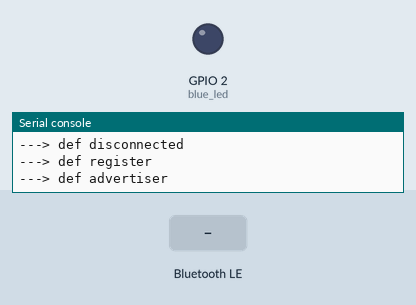
Simulated run of this program. Board: ESP32 board running MicroPython. Parts: output pins drawn as LEDs (lit = HIGH), the last lines printed to the serial console. The inputs (shaded band) are chosen by the test bench. Nothing arrives over Bluetooth unless stated.

Above: at 1.25 s.
1.3 s: "jmb" written over Bluetooth
At 2.1 s:
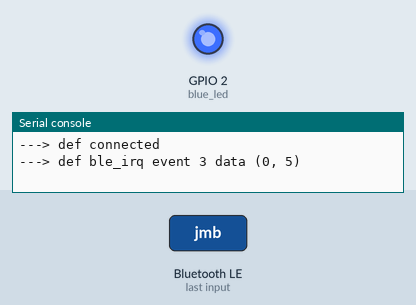
2.8 s: "blue_led" written over Bluetooth
At 3.2 s:
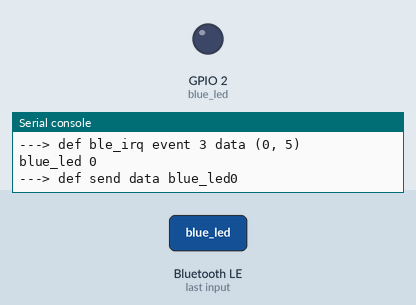
Timing chart, 0 to 5.8 s (numbered marks = the images above; inputs shaded):
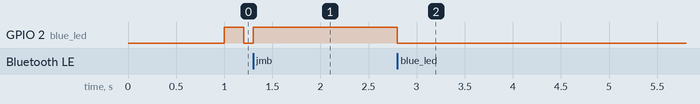

Measured:
- after the input at 2.8 s, GPIO 2 (blue_led): HIGH → LOW at once

The program:

jmb_uart_central.py
```python
from machine import Pin, Timer, SoftI2C
from time import sleep_ms
import ubluetooth
# from esp32 import raw_temperature
# from hdc1080 import HDC1080

class BLE():
    def __init__(self, name):
        print('---> def __init__')
        self.name = name
        self.ble = ubluetooth.BLE()
        self.ble.active(True)

        self.led = Pin(2, Pin.OUT)
        self.timer1 = Timer(0)
        self.timer2 = Timer(1)

        self.disconnected()
        self.ble.irq(self.ble_irq)
        self.register()
        self.advertiser()

    def connected(self):
        print('---> def connected')
        self.timer1.deinit()
        self.timer2.deinit()

    def disconnected(self):
        print('---> def disconnected')
        self.timer1.init(period=1000, mode=Timer.PERIODIC, callback=lambda t: self.led(1))
        sleep_ms(200)
        self.timer2.init(period=1000, mode=Timer.PERIODIC, callback=lambda t: self.led(0))

    def ble_irq(self, event, data):
        print('---> def ble_irq', 'event', event, 'data', data)
        if event == 1:
            '''Central disconnected'''
            self.connected()
            self.led(1)

        elif event == 2:
            '''Central disconnected'''
            self.advertiser()
            self.disconnected()

        elif event == 3:
            '''New message received'''
            buffer = self.ble.gatts_read(self.rx)
            message = buffer.decode('UTF-8').strip()
            if message[:2] == 'jmb':
                data = bytes(message).decode('utf-8').split(' ')
                print(data)
                msg = 'temp:' + data[1] + '°C hum:' + data[2] + '% pres:' + data[3] + 'hPa air:' + data[4] +'%'
                print(msg, '\n')

            if message == 'blue_led':
                blue_led.value(not blue_led.value())
                print('blue_led', blue_led.value())
                ble.send('blue_led' + str(blue_led.value()))
            if message == 'read_temp':
#                 print(sensor.read_temperature(True))
#                 ble.send(str(sensor.read_temperature(True)))
                print('--temperature--val--')
                ble.send('--temperature--val--')
            if message == 'read_hum':
#                 print(sensor.read_humidity())
#                 ble.send(str(sensor.read_humidity()))
                print('--humidity--val--')
                ble.send('--humidity--val--')

    def register(self):
        print('---> def register')
        # Nordic UART Service (NUS)
        NUS_UUID = '6E400001-B5A3-F393-E0A9-E50E24DCCA9E'
        RX_UUID = '6E400002-B5A3-F393-E0A9-E50E24DCCA9E'
        TX_UUID = '6E400003-B5A3-F393-E0A9-E50E24DCCA9E'

        BLE_NUS = ubluetooth.UUID(NUS_UUID)
        BLE_RX = (ubluetooth.UUID(RX_UUID), ubluetooth.FLAG_WRITE)
        BLE_TX = (ubluetooth.UUID(TX_UUID), ubluetooth.FLAG_NOTIFY)

        BLE_UART = (BLE_NUS, (BLE_TX, BLE_RX,))
        SERVICES = (BLE_UART, )
        ((self.tx, self.rx,), ) = self.ble.gatts_register_services(SERVICES)

    def send(self, data):
        print('---> def send', 'data', data)
        self.ble.gatts_notify(0, self.tx, data + '\n')

    def advertiser(self):
        print('---> def advertiser')
        name = bytes(self.name, 'UTF-8')
        self.ble.gap_advertise(100, bytearray('\x02\x01\x02') + bytearray((len(name) + 1, 0x09)) + name)

# test
# i2c = SoftI2C(scl=Pin(22), sda=Pin(21))
# sensor = HDC1080(i2c)
blue_led = Pin(2, Pin.OUT)
ble = BLE("jmb_central_sens")
```
